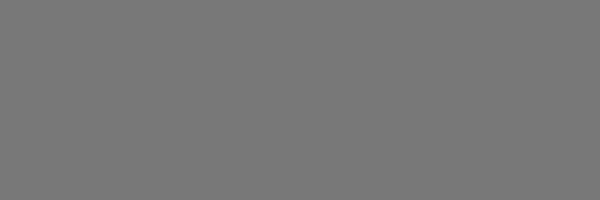
Frame 1 (no input)
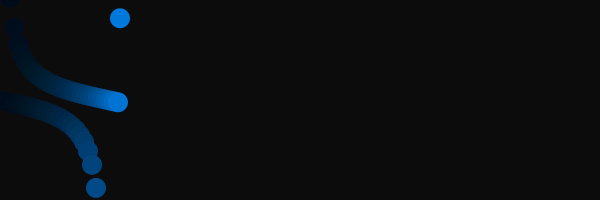
Frame 60 (the mouse pressed at the canvas centre just before this capture)
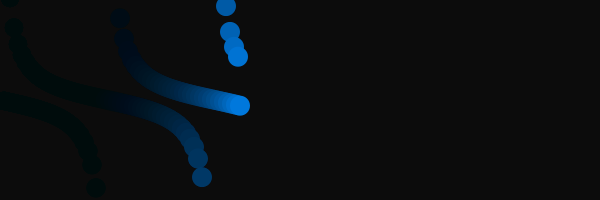
Frame 120 (the mouse held since frame 60 and released just before this capture)

The Processing sketch that drew these frames (run headless with seeded random() and noise(); from frame 60 on, the mouse is pressed at the canvas centre):

// Processing sketch: processing_55551
// ── processing_55551.pde

/* Amirreza Chabouk
  YSDN Winter 2012
*/
float a=0;
float x1=0;
float y1=0;
float x3=0;
float y3=0;
float y2=100;
float wd=.8;
float speed=2;
void setup() {
  size (600,200);
  smooth();
  background(125);
  noStroke();
}

void draw (){
  fill(0,10);
  rect(0,0,width,height);
  fill(0,(120),(220));
  a +=speed;
  if (x1<width){ 
    x1=x1+2;
  }
  else {
    x1=0;}
    y1=y2+15*tan (a*wd);//angle and positioning of the curve
    ellipse(x1,y1,20,20);

      }
 
